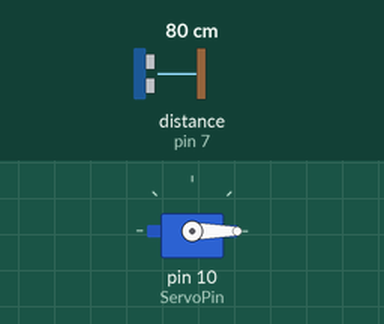
Recording of a sketch running on a simulated Arduino Uno, built with avr-gcc and run on an emulated ATmega328P. Parts: servo. The inputs (shaded band) are chosen by the test bench; at power-on: distance to the obstacle (sensor on pin 7) 80 cm. The echo pulse lasts 58.3 µs per cm.

Above: at 1.2 s.
1.3 s: distance to the obstacle (sensor on pin 7) set to 4 cm
At 2.5 s:
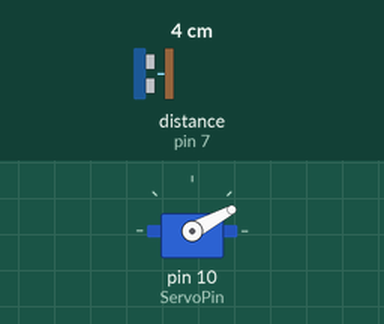
2.8 s: distance to the obstacle (sensor on pin 7) set to 9 cm
At 4.0 s:
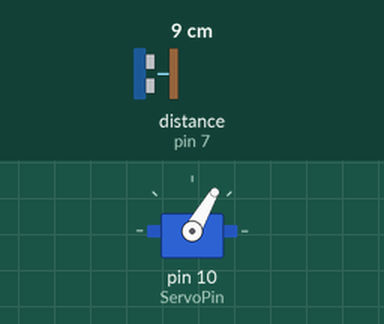
4.3 s: distance to the obstacle (sensor on pin 7) set to 18 cm
At 5.5 s:
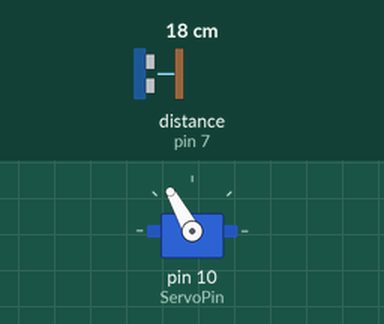
5.8 s: distance to the obstacle (sensor on pin 7) set to 35 cm
At 6.1 s:
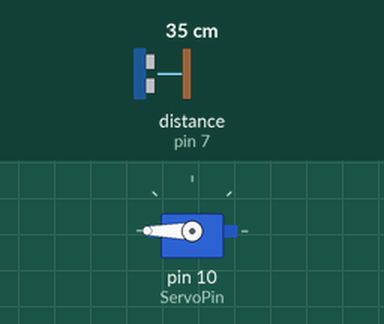
7.3 s: distance to the obstacle (sensor on pin 7) set to 299 cm
At 7.7 s:
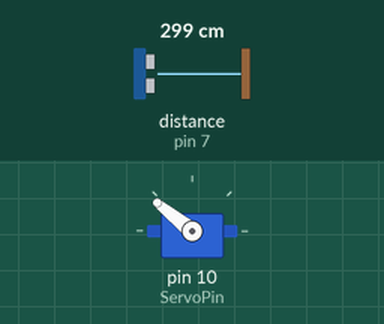
8.8 s: distance to the obstacle (sensor on pin 7) set to 60 cm
At 9.6 s:
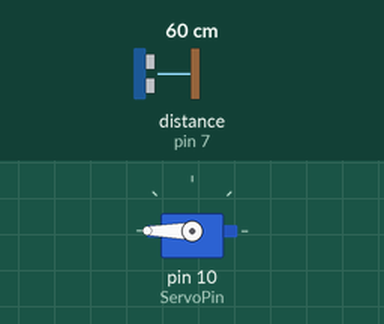
Timing chart, 0 to 11.3 s (numbered marks = the images above; inputs shaded):
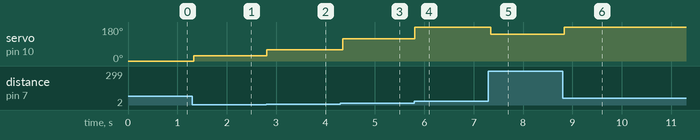

Measured:
- after the input at 1.3 s, servo on pin 10 (ServoPin): 0° → 28° at once
- after the input at 2.8 s, servo on pin 10 (ServoPin): 28° → 60° at once
- after the input at 4.3 s, servo on pin 10 (ServoPin): 60° → 119° after 0.05 s
- after the input at 5.8 s, servo on pin 10 (ServoPin): 119° → 180° at once
- after the input at 7.3 s, servo on pin 10 (ServoPin): 180° → 141° after 0.05 s
- after the input at 8.8 s, servo on pin 10 (ServoPin): 141° → 180° at once

The sketch:

servo_distance_indicator.ino
```cpp
#include <Servo.h>

#include <NewPing.h>

const int ServoPin = 10;
const int TriggerPin = 6;
const int EchoPin = 7;

// 100 = maxDistance
NewPing sonar (TriggerPin, EchoPin, 1000);
Servo servo;

byte breakout =0;
void setup() {
  Serial.begin(9600);
  servo.attach(ServoPin);
}

void loop() {
  int cm = sonar.ping_cm();
 while(breakout=0){
  Serial.println(cm);}

  int angle = map(cm, 2, 15, 15, 100);
  servo.write(angle);

  delay(50);
}
```
